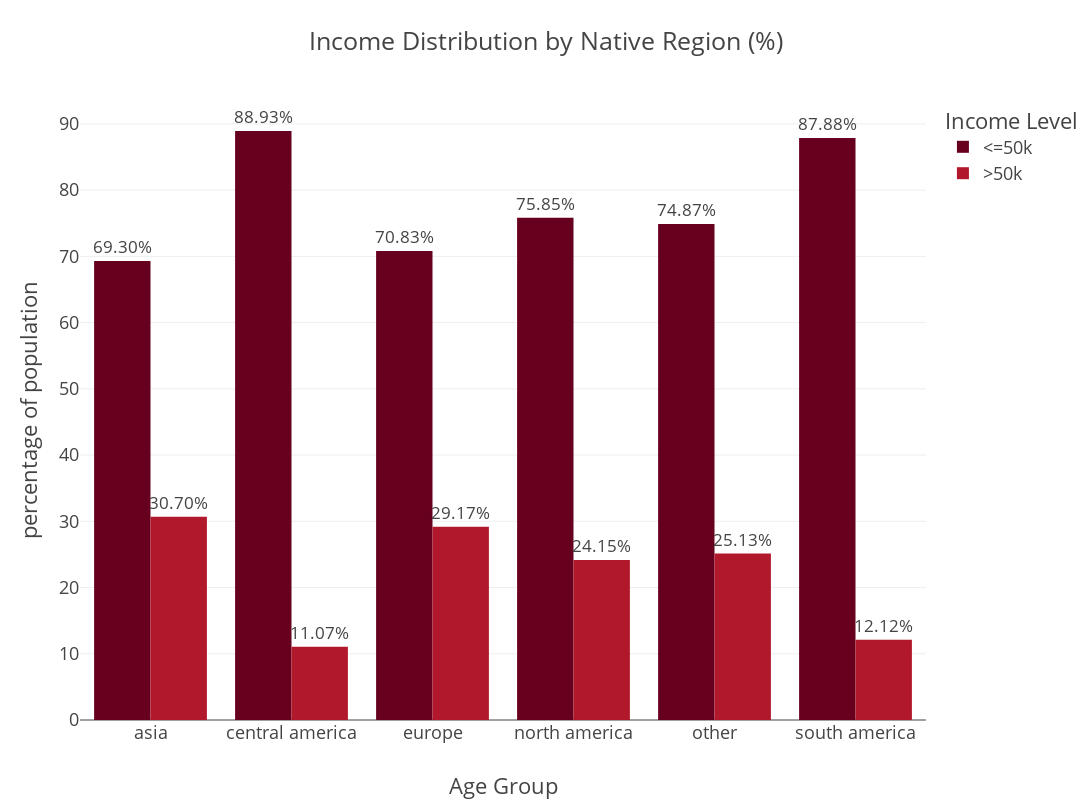

The notebook cell this image was saved under:
### Code cell
fig = px.bar(
    adult_df_income_reg,  
    x = "native_region",     
    y = "percentage",
    color = "income",
    title ="Income Distribution by Native Region (%)",
    barmode="group",
    height=800,
    width=1200,
    color_discrete_sequence=px.colors.sequential.RdBu,
    text="percentage"
)
fig.update_traces(texttemplate="%{text:.2f}%",textposition= "outside")

fig.update_layout(template = "presentation",
                  xaxis_title="Age Group",
                  yaxis_title="percentage of population",
                  legend_title=dict(text="Income Level"),
                  xaxis_title_standoff=50,
                paper_bgcolor = "rgba(0, 0, 0, 0)",plot_bgcolor = "rgba(0, 0, 0, 0)"
                 )

fig.show()
fig.write_image(os.path.join(result_dir, 'Income_distribution_by_nativeregion_bar_plot.jpg'))
fig.write_image(os.path.join(result_dir, 'Income_distribution_by_nativeregion_bar_plot.png'))
fig.write_html(os.path.join(result_dir, 'Income_distribution_by_nativeregion_bar_plot.html'))

### Figure 1 — Plotly figure (JSON) as saved in the notebook; plotly's stock layout.template omitted (floating-point values rounded to 4 significant figures)
{"data": [{"alignmentgroup": "True", "hovertemplate": "income=<=50k<br>native_region=%{x}<br>percentage=%{text}<extra></extra>", "legendgroup": "<=50k", "marker": {"color": "rgb(103,0,31)", "pattern": {"shape": ""}}, "name": "<=50k", "offsetgroup": "<=50k", "orientation": "v", "showlegend": true, "text": [69.3, 88.93, 70.83, 75.85, 74.87, 87.88], "textposition": "outside", "texttemplate": "%{text:.2f}%", "type": "bar", "x": ["asia", "central america", "europe", "north america", "other", "south america"], "xaxis": "x", "y": [69.3, 88.93, 70.83, 75.85, 74.87, 87.88], "yaxis": "y"}, {"alignmentgroup": "True", "hovertemplate": "income=>50k<br>native_region=%{x}<br>percentage=%{text}<extra></extra>", "legendgroup": ">50k", "marker": {"color": "rgb(178,24,43)", "pattern": {"shape": ""}}, "name": ">50k", "offsetgroup": ">50k", "orientation": "v", "showlegend": true, "text": [30.7, 11.07, 29.17, 24.15, 25.13, 12.12], "textposition": "outside", "texttemplate": "%{text:.2f}%", "type": "bar", "x": ["asia", "central america", "europe", "north america", "other", "south america"], "xaxis": "x", "y": [30.7, 11.07, 29.17, 24.15, 25.13, 12.12], "yaxis": "y"}], "layout": {"barmode": "group", "height": 800, "legend": {"title": {"text": "Income Level"}, "tracegroupgap": 0}, "paper_bgcolor": "rgba(0, 0, 0, 0)", "plot_bgcolor": "rgba(0, 0, 0, 0)", "title": {"text": "Income Distribution by Native Region (%)"}, "width": 1200, "xaxis": {"anchor": "y", "autorange": true, "domain": [0, 1], "range": [-0.5, 5.5], "title": {"standoff": 50, "text": "Age Group"}, "type": "category"}, "yaxis": {"anchor": "x", "autorange": true, "domain": [0, 1], "range": [0, 93.61], "title": {"text": "percentage of population"}, "type": "linear"}}}
